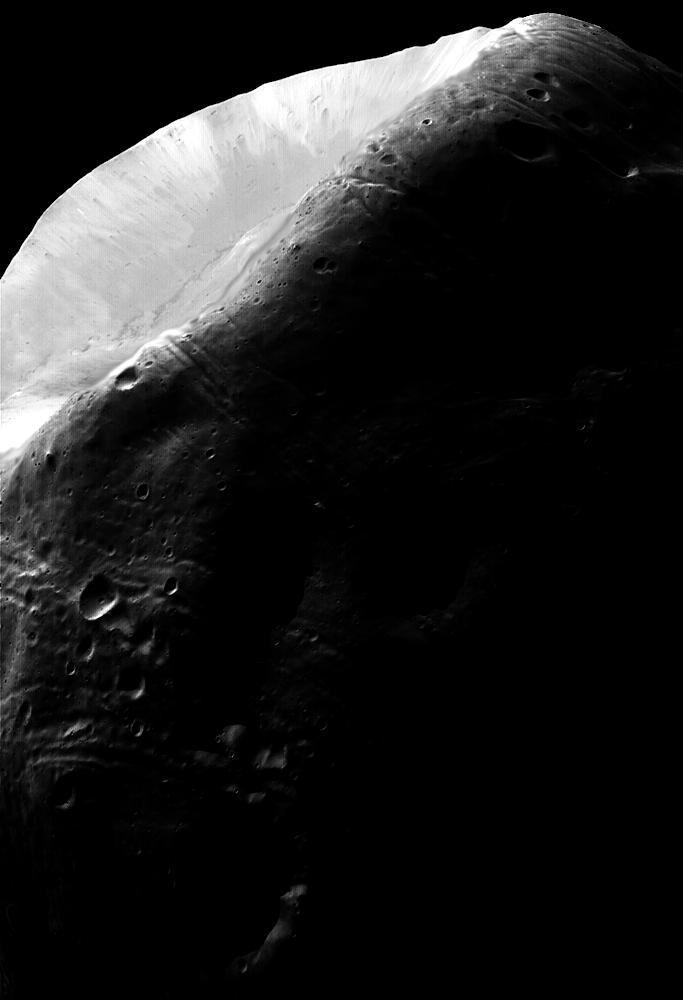
#> input picture images/phobos.jpg, 683 x 1000 px, given in place of phobos.png, which was not available
$ python combined_enhancement.py
#> lines starting #> are read from the running program, lines starting #| are printed output that depends on the picture; pictures that were not available may be replaced by others from this repository, and a replacement may not be noted
import numpy as np
import matplotlib.pyplot as plt
from skimage.io import imread
from skimage.util import img_as_float
from skimage.exposure import adjust_gamma, rescale_intensity
import sys

# Define contrast_stretching locally since we can't import the module directly
def contrast_stretching(I, E):
    """
    Apply contrast stretching to an image using the formula s = T(r) = 1/(1+(m/r)^E)
    where m is the mean gray value of the image.
    """
    # Get smallest float value to avoid division by zero
    epsilon = sys.float_info.epsilon

    # Calculate mean value of the image
    m = np.mean(I)

    # Ensure image is of float type
    I = I.astype('float')

    # Apply contrast stretching formula
    stretched = 1. / (1. + (m/(I + epsilon))**E)

    return stretched

# Load the Phobos Mars moon image
# If not available, use the osteoblaste image instead
try:
    image = img_as_float(imread('../images/phobos.png', as_gray=True))
#> image is the input picture: shape (1000, 683) float64; min 0, max 1, mean 0.125
except:
    image = img_as_float(imread('../images/osteoblaste.jpg', as_gray=True))

# Create a pipeline of enhancement operations
def enhance_image(image, gamma=1.0, contrast_E=10):
    """
    Apply a sequence of enhancement operations to an image.

    Parameters:
    -----------
    image : ndarray
        Input image (float values between 0 and 1)
    gamma : float
        Gamma correction value
    contrast_E : float
        Parameter for contrast stretching

    Returns:
    --------
    enhanced : ndarray
        Enhanced image
    """
#> called with gamma = 0.5, contrast_E = 5
    # Step 1: Apply gamma correction
    gamma_corrected = adjust_gamma(image, gamma)
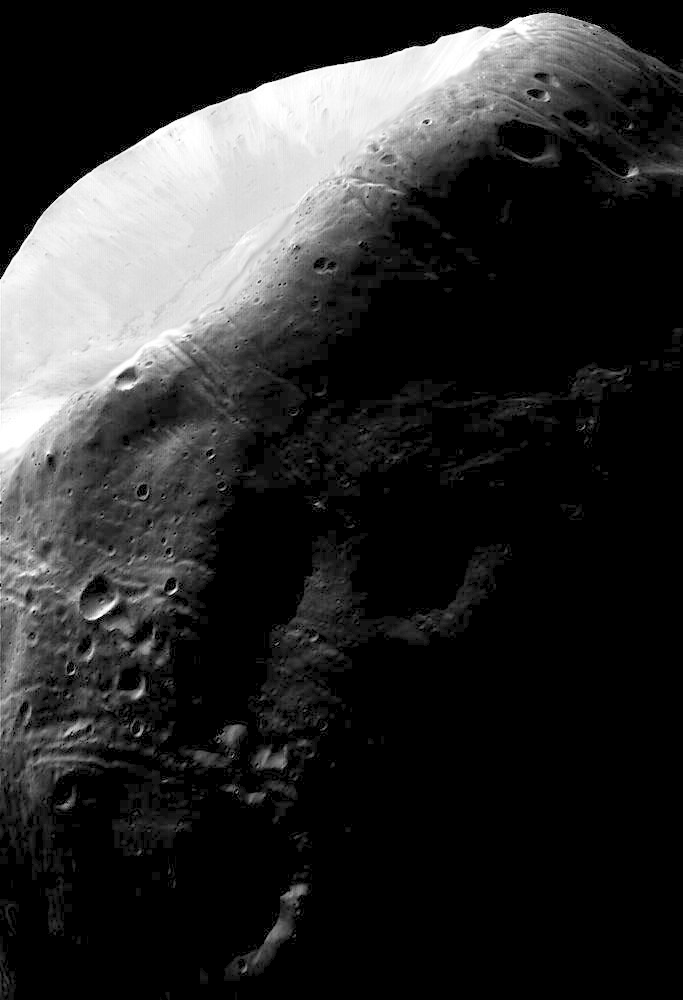
#> gamma_corrected: shape (1000, 683) float64; min 0, max 1, mean 0.176

    # Step 2: Apply contrast stretching
    contrast_stretched = contrast_stretching(gamma_corrected, contrast_E)
#> in contrast_stretching, `m = np.mean(I)`: m = 0.176
#> in contrast_stretching, `stretched = 1. / (1. + (m/(I + epsilon))**E)`:
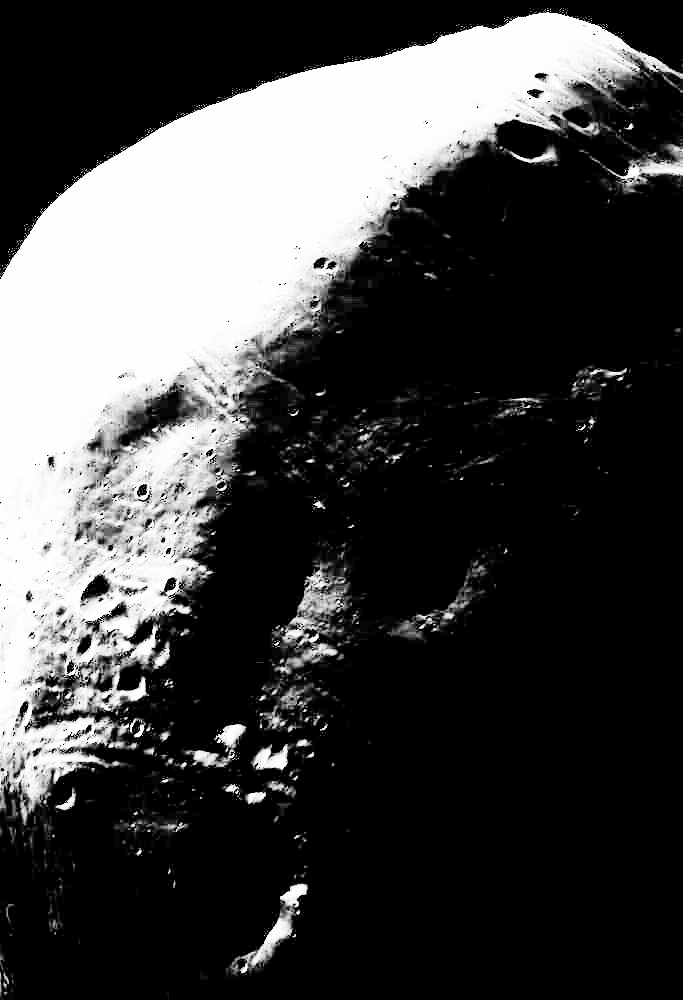
#> stretched: shape (1000, 683) float64; min 3.16e-75, max 1, mean 0.266

    # Step 3: Rescale intensity to full range
    enhanced = rescale_intensity(contrast_stretched)

    return enhanced, gamma_corrected, contrast_stretched

# Create different enhancement combinations
enhancements = [
    enhance_image(image, gamma=0.5, contrast_E=5),
    enhance_image(image, gamma=1.5, contrast_E=15),
    enhance_image(image, gamma=2.0, contrast_E=10)
]
#> call 2 of enhance_image, with gamma = 1.5, contrast_E = 15
#> in enhance_image (call 2), `gamma_corrected = adjust_gamma(image, gamma)`:
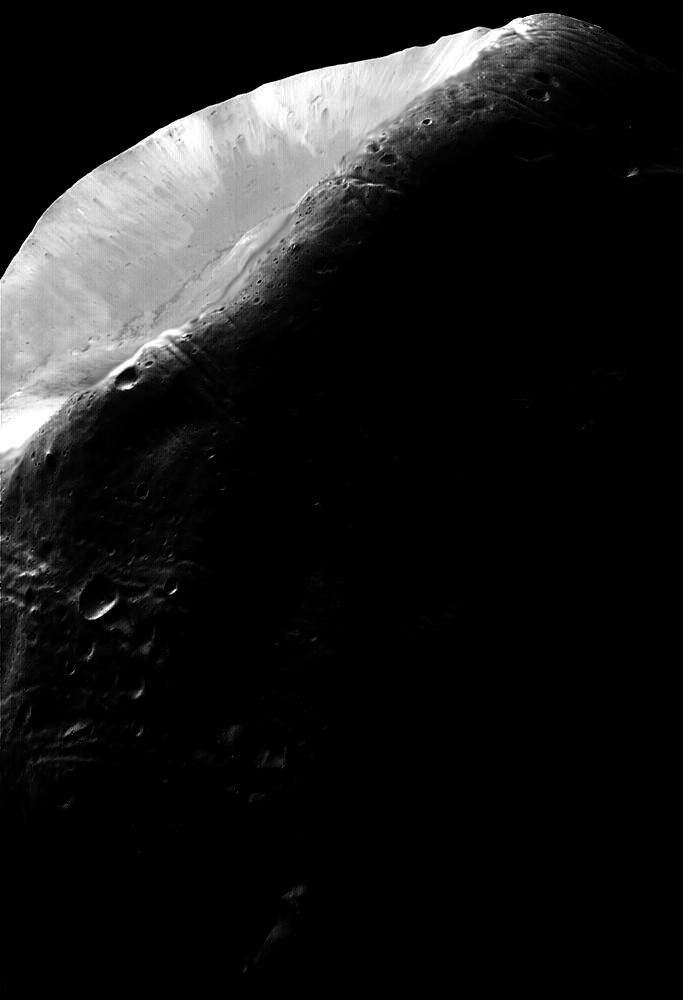
#> gamma_corrected: shape (1000, 683) float64; min 0, max 1, mean 0.103
#> call 2 of contrast_stretching, with E = 15
#> in contrast_stretching (call 2), `m = np.mean(I)`: m = 0.103
#> in contrast_stretching (call 2), `stretched = 1. / (1. + (m/(I + epsilon))**E)`:
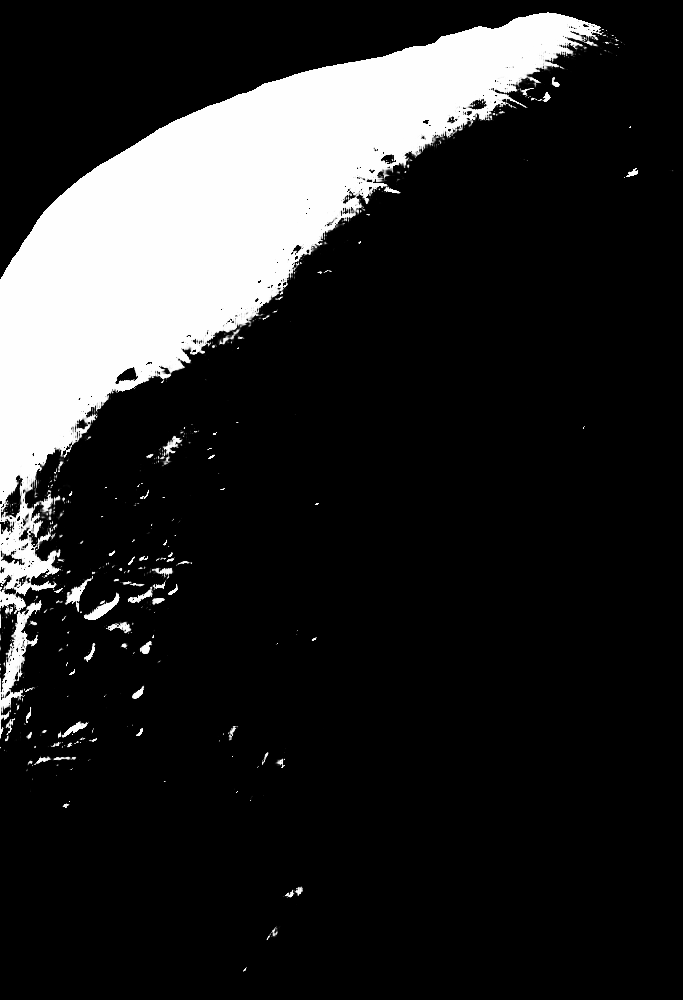
#> stretched: shape (1000, 683) float64; min 1.07e-220, max 1, mean 0.158
#> call 3 of enhance_image, with gamma = 2, contrast_E = 10
#> in enhance_image (call 3), `gamma_corrected = adjust_gamma(image, gamma)`:
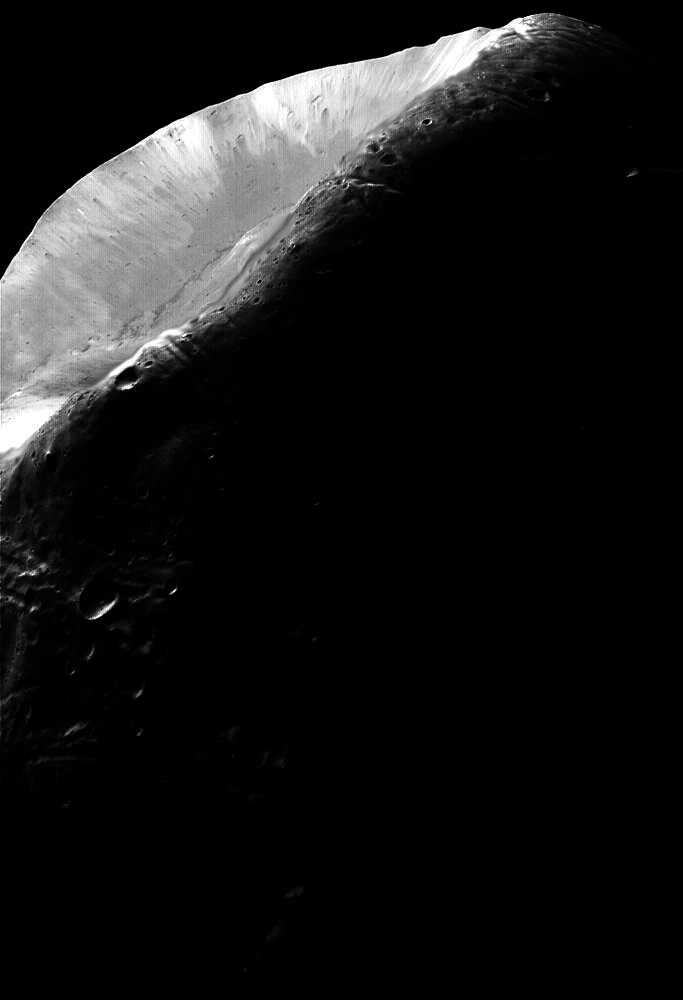
#> gamma_corrected: shape (1000, 683) float64; min 0, max 1, mean 0.0893
#> call 3 of contrast_stretching, with E = 10
#> in contrast_stretching (call 3), `m = np.mean(I)`: m = 0.0893
#> in contrast_stretching (call 3), `stretched = 1. / (1. + (m/(I + epsilon))**E)`:
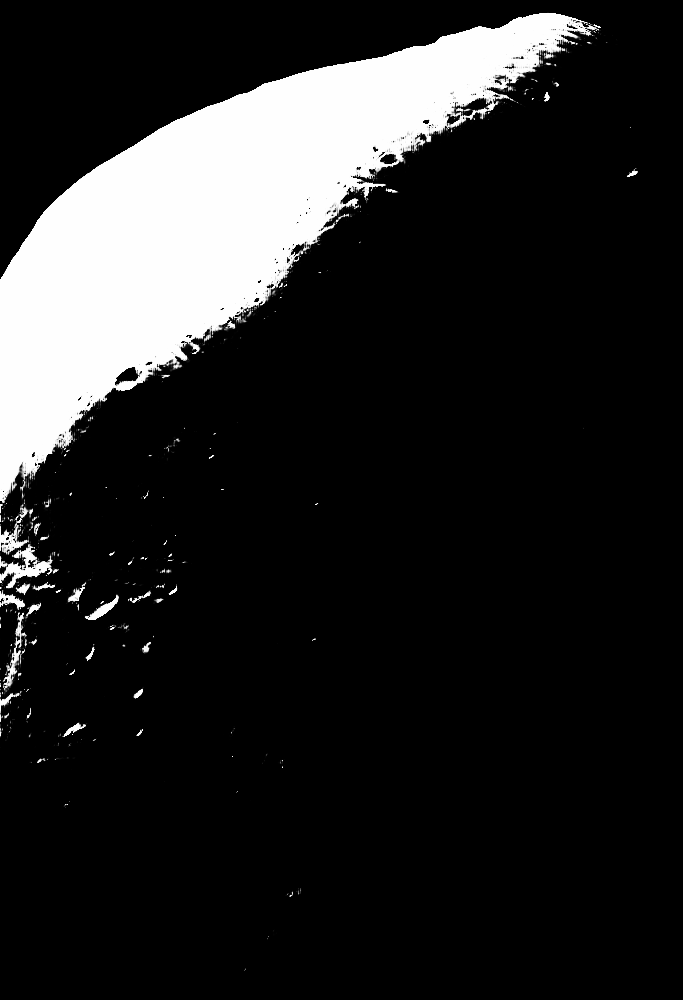
#> stretched: shape (1000, 683) float64; min 9e-147, max 1, mean 0.144

# Plot results
plt.figure(figsize=(15, 12))

# Original image
plt.subplot(4, 3, 1)
plt.imshow(image, cmap='gray')
plt.title('Original Image')
plt.axis('off')

# Processed images
titles = [
    ['Gamma=0.5', 'Contrast E=5', 'Final Enhanced'],
    ['Gamma=1.5', 'Contrast E=15', 'Final Enhanced'],
    ['Gamma=2.0', 'Contrast E=10', 'Final Enhanced']
]

for i, (enhanced_set, title_set) in enumerate(zip(enhancements, titles)):
    final, gamma_stage, contrast_stage = enhanced_set

    # Show gamma correction stage
    plt.subplot(4, 3, i*3+4)
    plt.imshow(gamma_stage, cmap='gray')
    plt.title(f'Stage 1: {title_set[0]}')
    plt.axis('off')

    # Show contrast stretching stage
    plt.subplot(4, 3, i*3+5)
    plt.imshow(contrast_stage, cmap='gray')
    plt.title(f'Stage 2: {title_set[1]}')
    plt.axis('off')

    # Show final enhanced image
    plt.subplot(4, 3, i*3+6)
    plt.imshow(final, cmap='gray')
    plt.title(f'Final: {title_set[2]}')
    plt.axis('off')
#> this loop made 3 passes
#> title_set on passes 1 to 3: ['Gamma=0.5', 'Contrast E=5', 'Final Enhanced'], ['Gamma=1.5', 'Contrast E=15', 'Final Enhanced'], ['Gamma=2.0', 'Contrast E=10', 'Final Enhanced']

plt.tight_layout()
plt.show()
